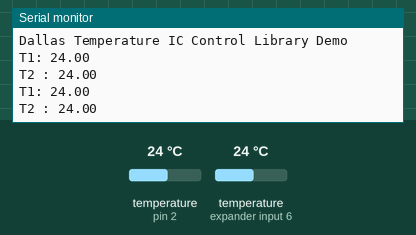
This sketch was run on a simulated Arduino Uno, built with avr-gcc and run on an emulated ATmega328P. Parts: the last lines printed to the serial monitor. Inputs (shaded band) come from the test bench; at power-on: temperature (sensors on pin 2, expander input 6) 24 °C.

Above: at 3.0 s.
3.1 s: temperature (sensor on pin 2) set to 12 °C
At 4.3 s:
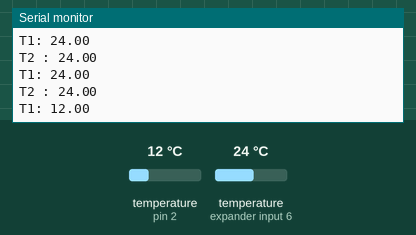
5.2 s: temperature (sensor on expander input 6) set to 12 °C
At 6.4 s:
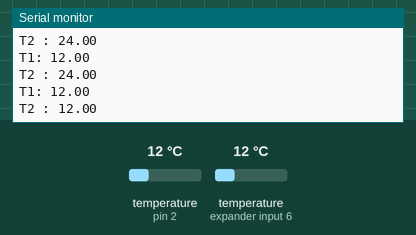
7.3 s: temperature (sensor on pin 2) set to 19 °C
At 7.9 s:
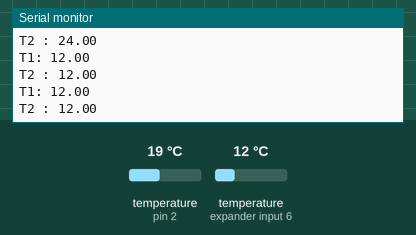
9.4 s: temperature (sensor on expander input 6) set to 19 °C
At 10.9 s:
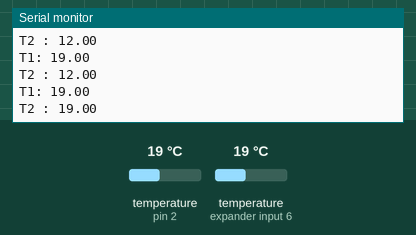
Timing chart, 0 to 12.4 s (numbered marks = the images above; inputs shaded):
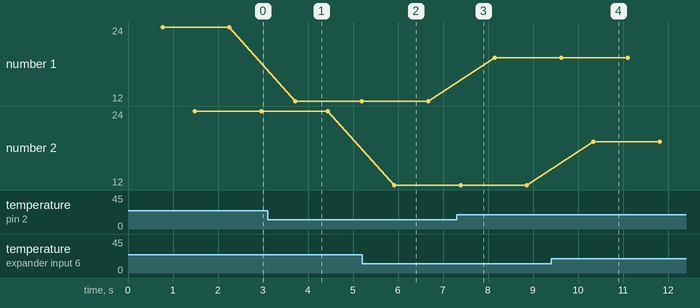

Measured:
- after the input at 3.1 s, the serial monitor: prints a new line after 0.62 s (image 1)
- after the input at 5.2 s, the serial monitor: prints a new line after 0.71 s (image 2)
- after the input at 9.4 s, the serial monitor: prints a new line after 0.94 s (image 4)
- plotted number 1: 24 → 12 after the input at 3.1 s, 12 → 19 after the input at 7.3 s

The sketch:

TermoDS18B20.ino
```cpp
/*

http://www.instructables.com/id/How-to-use-DS18B20-Temperature-Sensor-Arduino-Tuto/

to delete library go to /Home/sketchbook/Libraries   (uporabnik, ne root) !!!!!!!

Always use .zip folder which contains .h and .cpp files !!!!!!!!!!!!!!!

*/
/********************************************************************/
// First we include the libraries
#include <OneWire.h>
#include <DallasTemperature.h>
/********************************************************************/
// Data wire is plugged into pin 2 on the Arduino
#define ONE_WIRE_BUS 2
/********************************************************************/
// Setup a oneWire instance to communicate with any OneWire devices
// (not just Maxim/Dallas temperature ICs)
OneWire oneWire(ONE_WIRE_BUS);
/********************************************************************/
// Pass our oneWire reference to Dallas Temperature.
DallasTemperature sensors(&oneWire);
/********************************************************************/
void setup(void)
{
 // start serial port
 Serial.begin(9600);
 Serial.println("Dallas Temperature IC Control Library Demo");
 // Start up the library
 sensors.begin();
}
void loop(void)
{
 // call sensors.requestTemperatures() to issue a global temperature
 // request to all devices on the bus
/********************************************************************/

 sensors.requestTemperatures(); // Send the command to get temperature readings

/********************************************************************/
 Serial.print("T1: ");
 Serial.println(sensors.getTempCByIndex(0)); // Why "byIndex"?
   // You can have more than one DS18B20 on the same bus.
   // 0 refers to the first IC on the wire
 delay(700);
 Serial.print("T2 : ");
 Serial.println(sensors.getTempCByIndex(1)); // Why "byIndex"?
   // You can have more than one DS18B20 on the same bus.
   // 0 refers to the first IC on the wire
}
```
